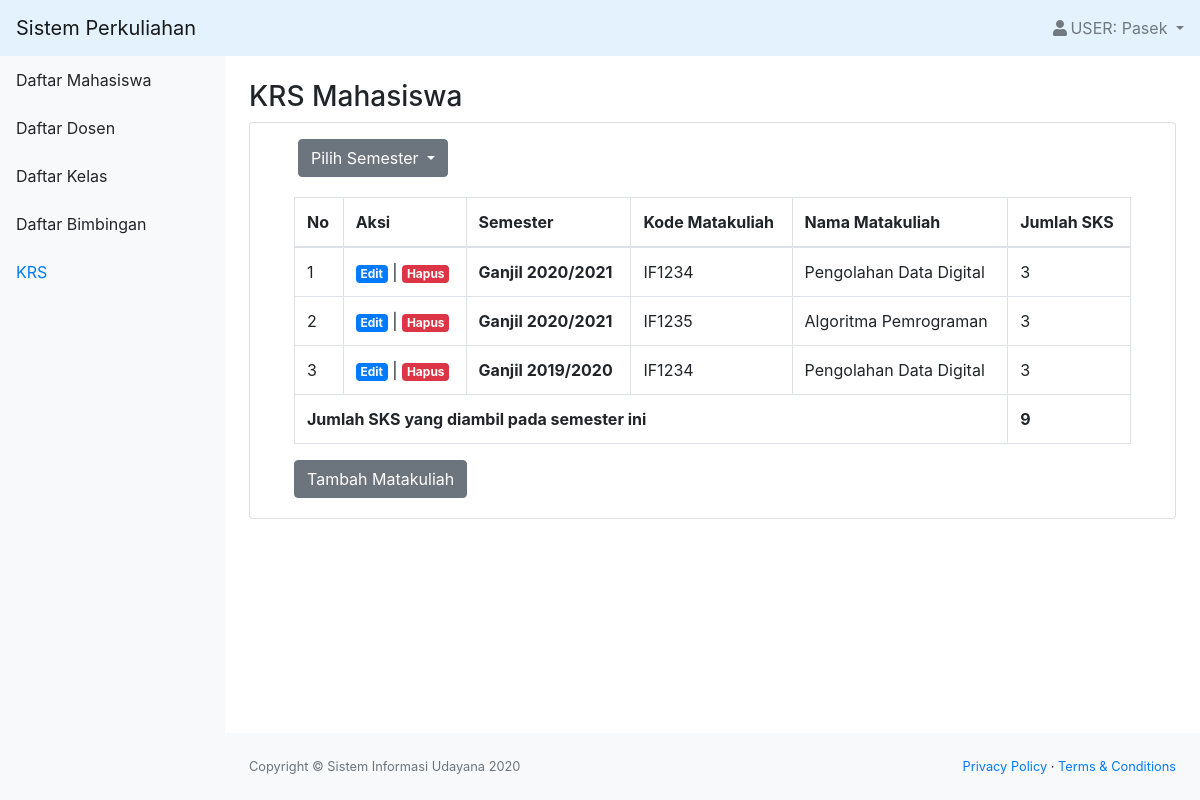
The page /krs.php (signed in) on the database its author committed.
### tables this page shows
CREATE TABLE `krs` (
  `id_krs` int(11) NOT NULL,
  `semester` varchar(25) NOT NULL,
  `id_mahasiswa` int(11) NOT NULL,
  `id_mk` int(11) NOT NULL
);

CREATE TABLE `matakuliah` (
  `id_mk` int(11) NOT NULL,
  `kode_mk` char(6) NOT NULL,
  `matakuliah` varchar(100) NOT NULL,
  `sks` int(11) NOT NULL
);

### krs.php (the view, shortened to what this page needs)
<?php
include "function.php";
$nama = $_SESSION['nama'];
$role = $_SESSION['role'];
$id = $_SESSION['id'];
$queryKRS = mysqli_query($koneksi, "SELECT * FROM krs INNER JOIN matakuliah ON krs.id_mk=matakuliah.id_mk WHERE krs.id_mahasiswa='$id'");
if (isset($_GET['semester'])) {
    $semester = $_GET['semester'];
    $default = false;
    $queryKRS = mysqli_query($koneksi, "SELECT * FROM krs INNER JOIN matakuliah ON krs.id_mk=matakuliah.id_mk WHERE krs.id_mahasiswa='$id' AND semester = '$semester'");
} else {
    $default = true;
    $queryKRS = mysqli_query($koneksi, "SELECT * FROM krs INNER JOIN matakuliah ON krs.id_mk=matakuliah.id_mk WHERE krs.id_mahasiswa='$id'");
}
?>
<!DOCTYPE html>
<html lang="en">
    <head>
        <link href="css/styles.css" rel="stylesheet" />
        <link href="https://cdn.datatables.net/1.10.20/css/dataTables.bootstrap4.min.css" rel="stylesheet" />
    </head>
    <body class="sb-nav-fixed">
        <nav class="sb-topnav navbar navbar-light" style="background-color: #e3f2fd;">
            <a class="navbar-brand" href="index.php">Sistem Perkuliahan</a>
            <ul class="navbar-nav ml-auto">
                <li class="nav-item dropdown">
                    <a class="nav-link dropdown-toggle" id="userDropdown" href="#" role="button" data-toggle="dropdown" aria-haspopup="true" aria-expanded="false"><i class="fas fa-user fa-fw"></i>USER: <?= $nama; ?> </a>
                </li>
            </ul>
        </nav>
        <div id="layoutSidenav">
            <div id="layoutSidenav_nav">
                <nav class="sb-sidenav accordion sb-sidenav-light" id="sidenavAccordion">
                    <div class="sb-sidenav-menu">
                        <div class="nav">
                            <a class="nav-link" href="mahasiswa.php">Daftar Mahasiswa</a>
                            <a class="nav-link" href="dosen.php">Daftar Dosen</a>
                            <a class="nav-link" href="kelas.php">Daftar Kelas</a>
                            <a class="nav-link" href="bimbingan.php">Daftar Bimbingan</a>
                            <?php if($role == "1") { ?>
                            <a class="nav-link active" href="krs.php"
                                >
                                KRS</a>
                            <?php } ?>
                        </div>
                    </div>
                </nav>
            </div>
            <div id="layoutSidenav_content">
                <main>
                    <div class="container-fluid">
                        <h3 class="mt-4">KRS Mahasiswa</h3>
                        <div class="card mb-4">
                        <?php if($role == "1") { ?>
                        <div class="dropdown mt-3 px-4 ml-4">
                            <button class="btn btn-secondary dropdown-toggle" type="button" id="dropdownMenuButton" data-toggle="dropdown" aria-haspopup="true" aria-expanded="false">
                                Pilih Semester
                            </button>
                        </div>
                        <?php } ?>
                            <div class="card-body">
                                <div class="table-responsive">
                                    <div class="container">
                                    <table class="table table-bordered" id="dataTable" width="100%" cellspacing="0">
                                        <thead>
                                            <tr>
                                                <th class="col-sm-auto" >No</th>
                                                <th class="col-sm-auto">Aksi</th>
                                                <?php if ($default == true) : ?>
                                                    <th>Semester</th>
                                                <?php endif ?>
                                                <th class="col-sm-auto" >Kode Matakuliah</th>
                                                <th class=" col-sm-auto" >Nama Matakuliah</th>
                                                <th class=" col-sm-auto">Jumlah SKS</th>
                                            </tr>
                                        </thead>
                                        <tbody>
                                            <?php $i = 1; ?>
                                            <?php $sum = 0; ?>
                                            <?php while ($data = mysqli_fetch_assoc($queryKRS)) { ?>
                                                <tr>
                                                    <td><?= $i; ?></td>
                                                    <td><a href="edit_krs.php?id_krs=<?= $data['id_krs']; ?>" class="badge badge-primary ">Edit</a> | <a href="function.php?act=hapusKRS&id_krs=<?= $data['id_krs']; ?>" onclick="return confirm('Yakin ingin menghapus KRS?');" class="badge badge-danger ">Hapus</a></td>
                                                    <?php if ($default == true) : ?>
                                                        <th><?= $data['semester'] ?></th>
                                                    <?php endif ?>
                                                    <td><?= $data['kode_mk']; ?></>
                                                    <td><?= $data['matakuliah']; ?></td>
                                                    <?php $sum += $data['sks']; ?>
                                                    <td><?= $data['sks']; ?></td>
                                                </tr>
                                                <?php $i++; ?>
                                            <?php } ?>
                                        </tbody>
                                        <tfoot>
                                            <?php
                                            $colspan = 4;
                                            if ($default == true)
                                                $colspan = 5;
                                            ?>
                                            <th colspan="<?= $colspan ?>">Jumlah SKS yang diambil pada semester ini</th>
                                            <?php if (isset($sum)) { ?>
                                                <th><?= $sum; ?></th>
                                            <?php } ?>
                                        </tfoot>
                                    </table>
                                    </div>
                                    <?php if($role == "1") { ?>
                                    <div class="tambah ml-4">
                                        <a href="krs_tambah.php" class="btn btn-secondary">Tambah Matakuliah</a>
                                    </div>
                                    <?php } ?>
                                </div>
                            </div>
                        </div>
                </main>
                <footer class="py-4 bg-light mt-auto">
                    <div class="container-fluid">
                        <div class="d-flex align-items-center justify-content-between small">
                            <div class="text-muted">Copyright &copy; Sistem Informasi Udayana 2020</div>
                            <div>
                                <a href="#">Privacy Policy</a>
                                &middot;
                                <a href="#">Terms &amp; Conditions</a>
                            </div>
                        </div>
                    </div>
                </footer>
            </div>
        </div>
    </body>
</html>

### rows shown on the page
krs: semester "Ganjil 2020/2021", id_mk.kode_mk "IF1234", id_mk.matakuliah "Pengolahan Data Digital", id_mk.sks "3"
krs: semester "Ganjil 2020/2021", id_mk.kode_mk "IF1235", id_mk.matakuliah "Algoritma Pemrograman", id_mk.sks "3"
krs: semester "Ganjil 2019/2020", id_mk.kode_mk "IF1234", id_mk.matakuliah "Pengolahan Data Digital", id_mk.sks "3"

### other values the page prints
$nama "Pasek"
$sum "9"
